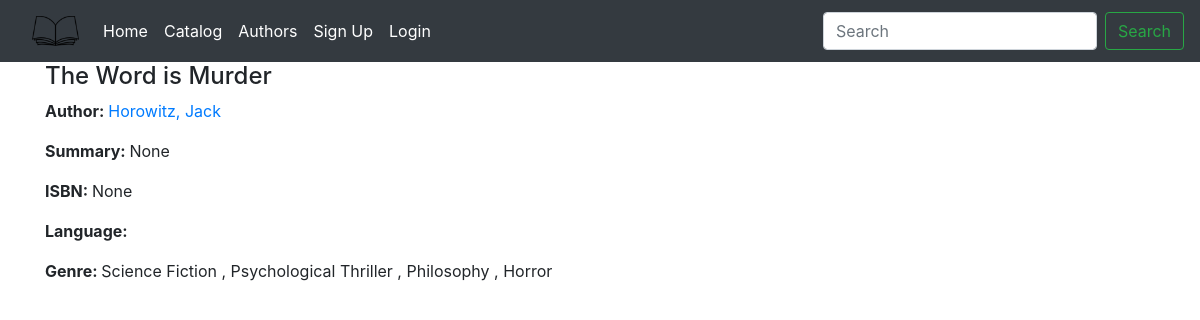
The page /catalog/3 on the database its author committed.
### library_app/models.py (models this page shows, shortened)
class Book(models.Model):
    title = models.CharField(max_length=200)
    author = models.ForeignKey('Author', on_delete=models.SET_NULL, null=True)
    summary = models.TextField(max_length=1000,
                help_text='Enter a brief description of the book',
                null=True, blank=True)
    isbn = models.CharField('ISBN', max_length=13,
    help_text='13 Character <a href="https://www.isbn-international.org/content/what-isbn">ISBN number</a>',
    null=True, blank=True)
    genre = models.ManyToManyField(Genre,
                                   help_text='Select a genre for this book')
    def display_genre(self):
        """Create a string for the genre. This is required to display
        genre in Admin"""
        return ', '.join(genre.name for genre in self.genre.all()[:3])
    display_genre.short_description = 'Genre'

class Author(models.Model):
    first_name = models.CharField(max_length=50)
    last_name = models.CharField(max_length=75)
    date_of_birth = models.DateField(null=True, blank=True)
    date_of_death = models.DateField(verbose_name='Died', null=True, blank=True)
    bio = models.TextField(max_length=750, verbose_name='Author Biography',
                            default=None, null=True,
                            blank=True)
    def __str__(self):
        return f'{self.last_name}, {self.first_name}'
    class Meta:
        ordering = ['last_name', 'first_name']

class Genre(models.Model):
    name = models.CharField(max_length=200,
                help_text='Enter a book genre (e.g. Science Fiction)',
                default=None)
    def __str__(self):
        return self.name

### library_app/views.py (the view)
# urls.py: path('catalog/<int:pk>', views.BookDetailView.as_view(),
class BookDetailView(generic.DetailView):
    model = models.Book

### library_app/templates/library_app/book_detail.html
{% extends "base.html" %}
{% block content %}
  <h4>{{ book.title }}</h4>
  <p><strong>Author: </strong><a href="{% url 'library_app:author-detail'  book.author.pk %}">{{book.author}}</a></p>
  <p><strong>Summary: </strong>{{book.summary}}</p>
  <p><strong>ISBN: </strong>{{book.isbn}}</p>
  <p><strong>Language: </strong>{{book.language}}</p>
  <p><strong>Genre: </strong>
    {% for genre in book.genre.all %}
      {{genre}}
      {% if not forloop.last %}, {% endif %}
    {% endfor %}</p>
  {% endblock %}

### rows shown on the page
Book: title "The Word is Murder", author "Horowitz, Jack", summary "None", isbn "None"
Genre: name "Science Fiction"
Genre: name "Psychological Thriller"
Genre: name "Philosophy"
Genre: name "Horror"
